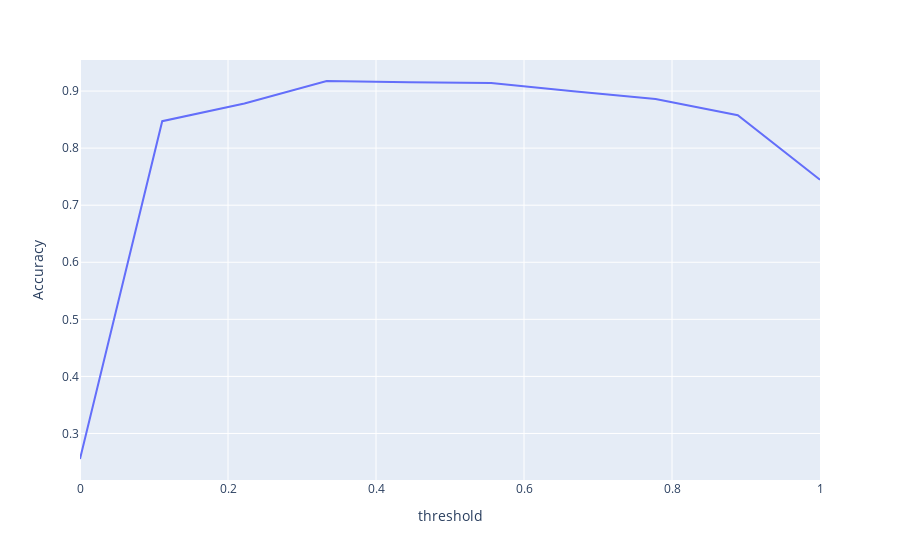

Notebook cell for this chart:
### Code cell
fig = px.line(x=thresholds, y=accs)
fig.update_xaxes(title="threshold")
fig.update_yaxes(title="Accuracy")

### Figure 1 — Plotly figure (JSON) as saved in the notebook; plotly's stock layout.template omitted (floating-point values rounded to 4 significant figures)
{"data": [{"hoverlabel": {"namelength": 0}, "hovertemplate": "x=%{x}<br>y=%{y}", "legendgroup": "", "line": {"color": "#636efa", "dash": "solid"}, "mode": "lines", "name": "", "showlegend": false, "type": "scatter", "x": [0, 0.1111, 0.2222, 0.3333, 0.4444, 0.5556, 0.6667, 0.7778, 0.8889, 1], "xaxis": "x", "y": [0.2553, 0.8472, 0.8782, 0.9176, 0.9155, 0.9141, 0.8995, 0.8861, 0.8576, 0.7447], "yaxis": "y"}], "layout": {"legend": {"tracegroupgap": 0}, "margin": {"t": 60}, "xaxis": {"anchor": "y", "domain": [0, 1], "title": {"text": "threshold"}}, "yaxis": {"anchor": "x", "domain": [0, 1], "title": {"text": "Accuracy"}}}}
